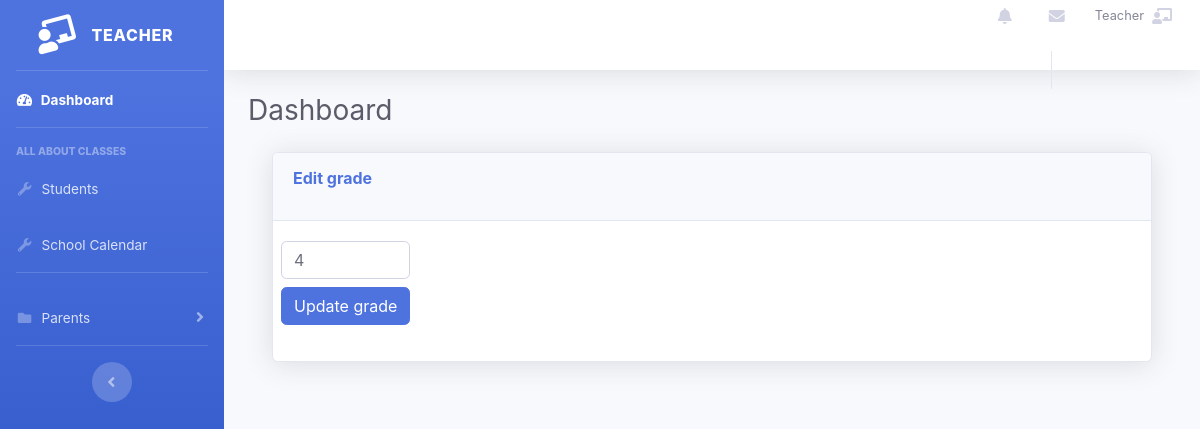
The app's page /users/editg/16 (signed in), older data.
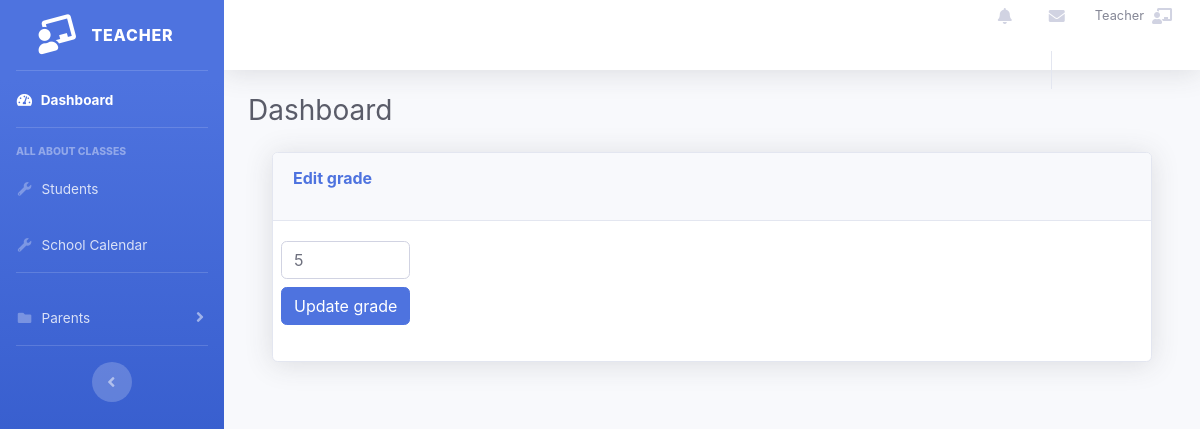
The same page, newer data.
### tables this page shows
CREATE TABLE IF NOT EXISTS `students_subjects` (
  `id_student_subject` int(11) NOT NULL AUTO_INCREMENT,
  `grades` int(11) NOT NULL,
  `grade_status` tinyint(1) NOT NULL,
  `school_class_id` int(11) NOT NULL,
  `id_student` int(11) NOT NULL,
  `id_subject` int(11) NOT NULL,
  `grade_for_id` int(11) NOT NULL,
  PRIMARY KEY (`id_student_subject`),
  KEY `fk_students_subjects_students1_idx` (`id_student`),
  KEY `fk_students_subjects_subjects1_idx` (`id_subject`)
);

### app/controllers/Users.php (called while the page is built, shortened)
<?php
class Users extends Controller
{
    public function __construct()
    {
        $this->gradeModel = $this->model('Grade');
    }
    public function editg($id)
    {
        $grade = $this->gradeModel->showGradeByIdStudentSubject($id);
        $data = [
            'grade' => $grade,
            'id' => $id
        ];
        $this->view('teacher/grades/editg', $data);
    }
}

### app/libraries/Core.php (called while the page is built, shortened)
<?php
  class Core {
    protected $currentMethod = 'index';
    public function __construct(){
      $url = $this->getUrl();
      if(file_exists('../app/controllers/' . ucwords($url[0]). '.php')){
        unset($url[0]);
      }
      $this->currentController = new $this->currentController;
      if(isset($url[1])){
        if(method_exists($this->currentController, $url[1])){
          $this->currentMethod = $url[1];
          unset($url[1]);
        }
      }
      $this->params = $url ? array_values($url) : [];
      call_user_func_array([$this->currentController, $this->currentMethod], $this->params);
    }
    public function getUrl(){
      if(isset($_GET['url'])){
        $url = rtrim($_GET['url'], '/');
        $url = filter_var($url, FILTER_SANITIZE_URL);
        $url = explode('/', $url);
        return $url;
      }
    }
  }

### public/index.php (called while the page is built, shortened)
<?php
$init = new Core;

### app/libraries/Database.php (called while the page is built, shortened)
<?php
class Database
{
  private $host = DB_HOST;
  private $user = DB_USER;
  private $pass = DB_PASS;
  private $dbname = DB_NAME;
  private $dbh;
  private $stmt;
  public function __construct()
  {
    $dsn = 'mysql:host=' . $this->host . ';dbname=' . $this->dbname;
    $options = array(
      PDO::ATTR_PERSISTENT => true,
      PDO::ATTR_ERRMODE => PDO::ERRMODE_EXCEPTION
    );
    try {
      $this->dbh = new PDO($dsn, $this->user, $this->pass, $options);
    } catch (PDOException $e) {
      $this->error = $e->getMessage();
      echo $this->error;
    }
  }
  public function query($sql)
  {
    $this->stmt = $this->dbh->prepare($sql);
  }
  public function bind($param, $value, $type = null)
  {
    if (is_null($type)) {
      switch (true) {
        default:
          $type = PDO::PARAM_STR;
      }
    }
    $this->stmt->bindValue($param, $value, $type);
  }
  public function execute()
  {
    return $this->stmt->execute();
  }
  public function single($fetch = PDO::FETCH_OBJ)
  {
    $this->execute();
    return $this->stmt->fetch($fetch);
  }
}

### app/models/Grade.php (called while the page is built, shortened)
<?php
class Grade
{
    private $db;
    public function __construct()
    {
        $this->db = new Database();
    }
    public function showGradeByIdStudentSubject($id)
    {
        $this->db->query('SELECT students_subjects.grades
                          FROM students_subjects
                          WHERE students_subjects.id_student_subject = :id_student_subject');
        $this->db->bind(':id_student_subject', $id);
        $row = $this->db->single();
        return $row;
    }
}

### app/views/teacher/grades/editg.php (the view, shortened to what this page needs)
<?php require APPROOT . '/views/inc/teacher/header.php'; ?>
<div id="page-wrapper">
    <div class="container-fluid">
        <div class="row">
            <div class="col-lg-12">
                <div class="card shadow mb-4">
                    <div class="card-header py-3">
                        <h6 class="m-0 font-weight-bold text-primary">Edit grade</h6>
                    </div>
                    <div class="card-body">
                        <form action="<?php echo URLROOT; ?>/users/updateGrade/<?php echo $data['id']; ?>" method="POST">
                            <div class="form-group row">
                                <div class="col-xs-2">
                                    <div class="mb-2">
                                        <input type="number" name='grade' min="1" max="5" class="form-control <?php echo (!empty($data['grade_err'])) ? 'is-invalid' : ''; ?>" value="<?php echo $data['grade']->grades ?? '' ?>">
                                    </div>
                                    <div>
                                        <input type="submit" class="btn btn-primary btn-block" value="Update grade">
                                    </div>
                                </div>
                            </div>
                        </form>
                    </div>
                </div>
            </div>
        </div>
    </div>
</div>
<?php require APPROOT . '/views/inc/teacher/footer.php'; ?>

Row changes from the older to the newer data that the page shows:
changed students_subjects: grade "4" → "5"
